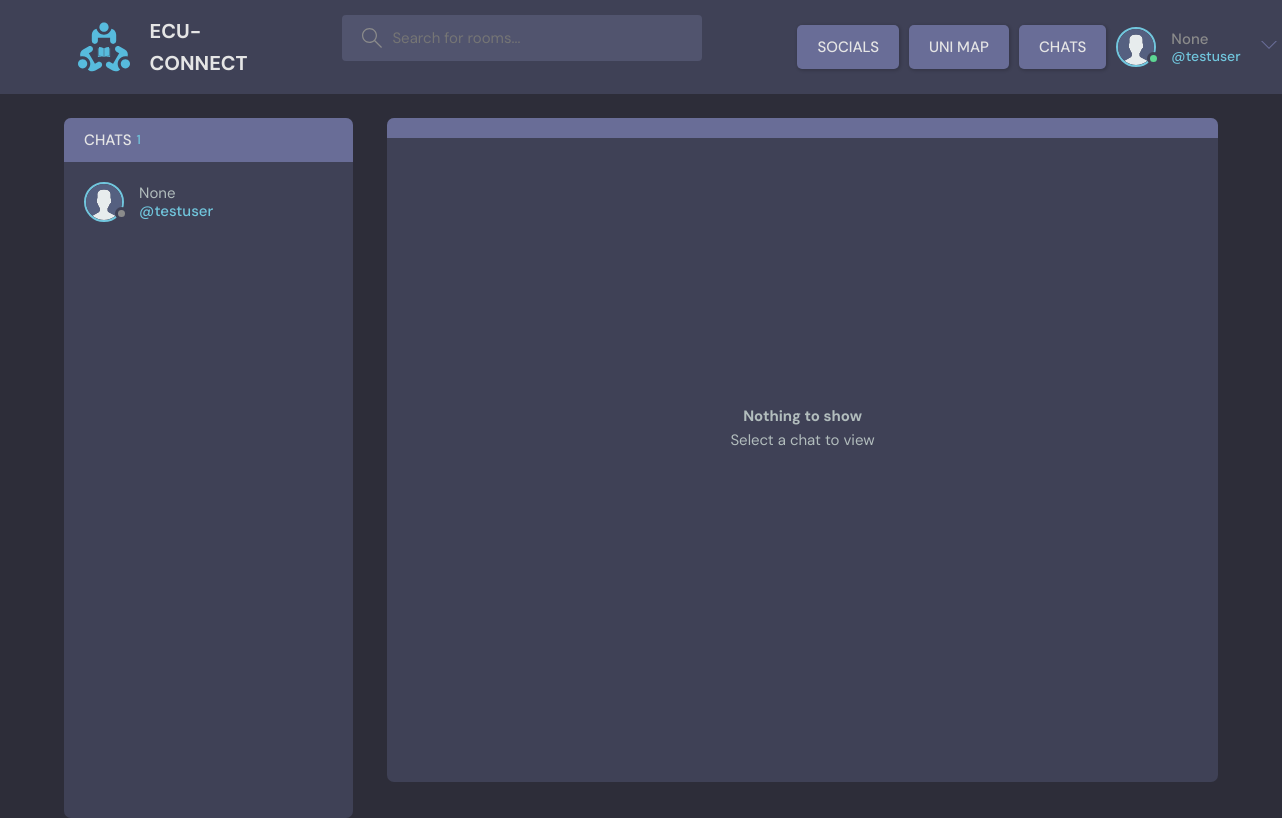
/chats (signed in), run on an earlier commit of the app's database.
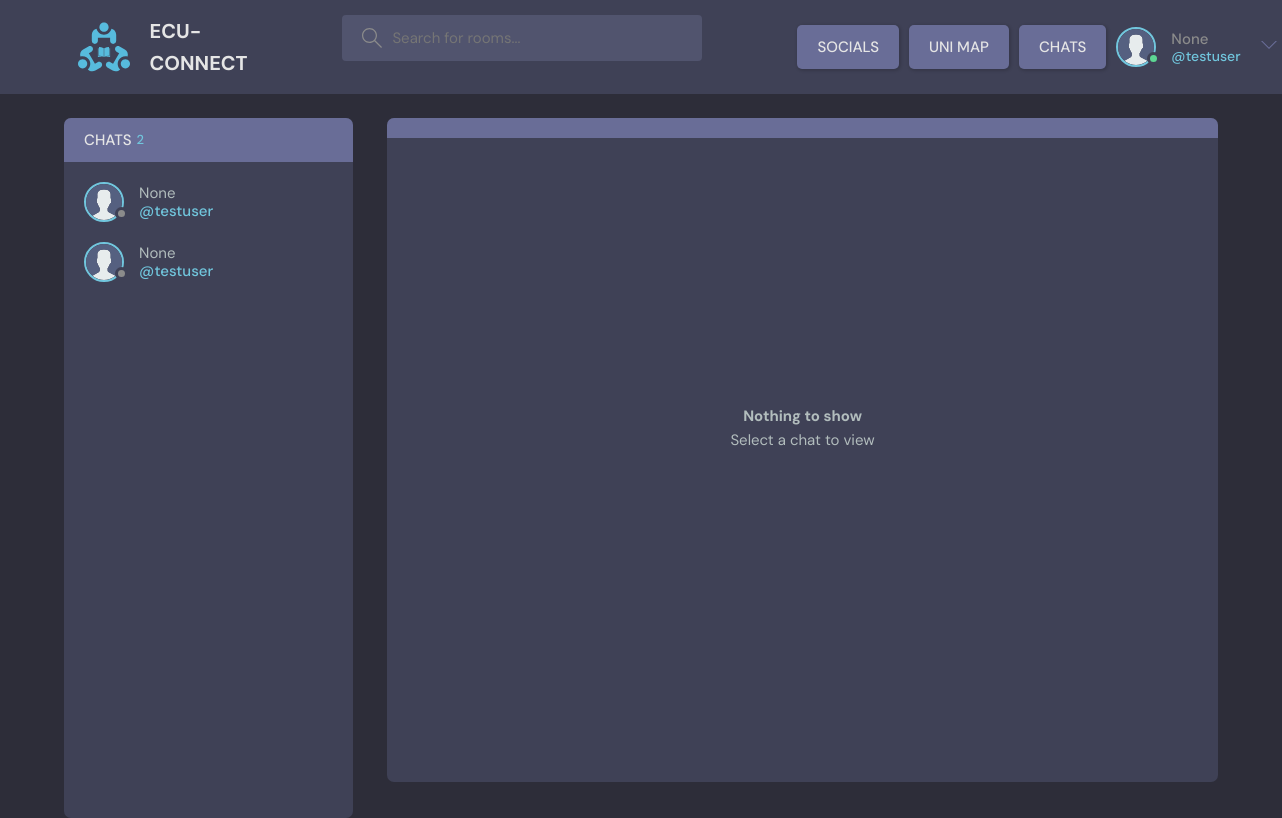
And on a later commit of the database.
### base/models.py (models this page shows)
class Chat(models.Model):
    sender = models.ForeignKey(User, related_name='sender', on_delete=models.CASCADE)
    receiver = models.ForeignKey(User, related_name='receiver', on_delete=models.CASCADE)
    updated = models.DateTimeField(auto_now= True)
    created = models.DateTimeField(auto_now_add= True)
    class Meta:
       ordering = ['-updated', '-created']

class User(AbstractUser):
    username = models.CharField(max_length=150, unique=True, null=True)
    name = models.CharField(max_length=200, null=True)
    email = models.EmailField(unique=True, null=True)
    bio = models.TextField(null=True)
    avatar = models.ImageField(null=True, default="avatar.svg")
    USERNAME_FIELD = 'email'
    REQUIRED_FIELDS = ['username']

### base/views.py (the view)
# urls.py: path('chats', views.allChats, name="chats"),
@login_required(login_url='login')
def allChats(request):
    chats = Chat.objects.filter(Q(sender=request.user) | Q(receiver=request.user)).order_by('-created')
    context = {'chats': chats, 'chatCount': chats.count()}
    return render(request, 'base/chats.html', context)

### base/templates/base/chats.html (shortened to what this page needs)
{% extends 'main.html' %} {% block content %}
<main class="profile-page layout layout--2">
  <div class="container">
    <div class="participants chats">
      <h3 class="participants__top">Chats <span>{{ chatCount }}</span></h3>
      <div class="participants__list scroll">
        {% for chat in chats %}
        <a href="{% url 'chats' chat.id %}" class="participant">
          <div class="avatar avatar--medium">
            <img src="{{chat.receiver.avatar.url}}" />
          </div>
          <p>
            {{chat.receiver.name}}
            <span>@{{chat.receiver.username}}</span>
          </p>
        </a>
        {% endfor %}
      </div>
    </div>
    {% if chat %}
    <div class="room messages">
      <div class="room__top">
        <div class="room__topLeft">
          <h3>{{chat.receiver.name}}</h3>
        </div>
      </div>
      <div class="room__box scroll">
        <div class="room__conversation message-room">
          <div class="threads message-conversation scroll">
            {% for chatMessage in chatMessages %}
            <div class="thread">
              <div class="thread__top">
                <div class="thread__author">
                  <a
                    href="{% url 'user_profile' chatMessage.user.id %}"
                    class="thread__authorInfo"
                  >
                    <div class="avatar avatar--small">
                      <img src="{{chatMessage.user.avatar.url}}" />
                    </div>
                    {% if request.user == chatMessage.user %} You {% else %}
                    {{chatMessage.user.name}} {% endif %}
                  </a>
                  <span class="thread__date"
                    >{{chatMessage.created|timesince}} ago</span
                  >
                </div>
                {% if request.user == chatMessage.user %}
                <a href="{% url 'delete_message' chatMessage.id %}">
                  <div class="thread__delete">
                    <svg
                      version="1.1"
                      xmlns="http://www.w3.org/2000/svg"
                      width="32"
                      height="32"
                      viewBox="0 0 32 32"
                    >
                      <title>remove</title>
                      <path
                        d="M27.314 6.019l-1.333-1.333-9.98 9.981-9.981-9.981-1.333 1.333 9.981 9.981-9.981 9.98 1.333 1.333 9.981-9.98 9.98 9.98 1.333-1.333-9.98-9.98 9.98-9.981z"
                      ></path>
                    </svg>
                  </div>
                </a>
                {% endif %}
              </div>
              <div class="thread__details">{{chatMessage.body}}</div>
            </div>
            {% endfor %}
          </div>
        </div>
      </div>
      <div class="room__message">
        <form action="" method="POST">
          {% csrf_token %}
          <input
            required
            autofocus
            name="body"
            placeholder="Write your message here..."
          />
        </form>
      </div>
    </div>
    {% else %}
    <div class="room messages">
      <div class="room__top">
      </div>
      <div class="room__box scroll">
        <div class="room__conversation message-room empty-message">
          <h3>Nothing to show</h3>
          <p>Select a chat to view</p>
        </div>
      </div>
    </div>
    {% endif %}
  </div>
</main>
{% endblock content %}

What changed in the data, as far as the page shows it:
added Chat: receiver.avatar (placeholder picture), receiver.name "None", receiver.username "testuser"
Also different on the page:
{{ chatCount }}: "1" → "2"
